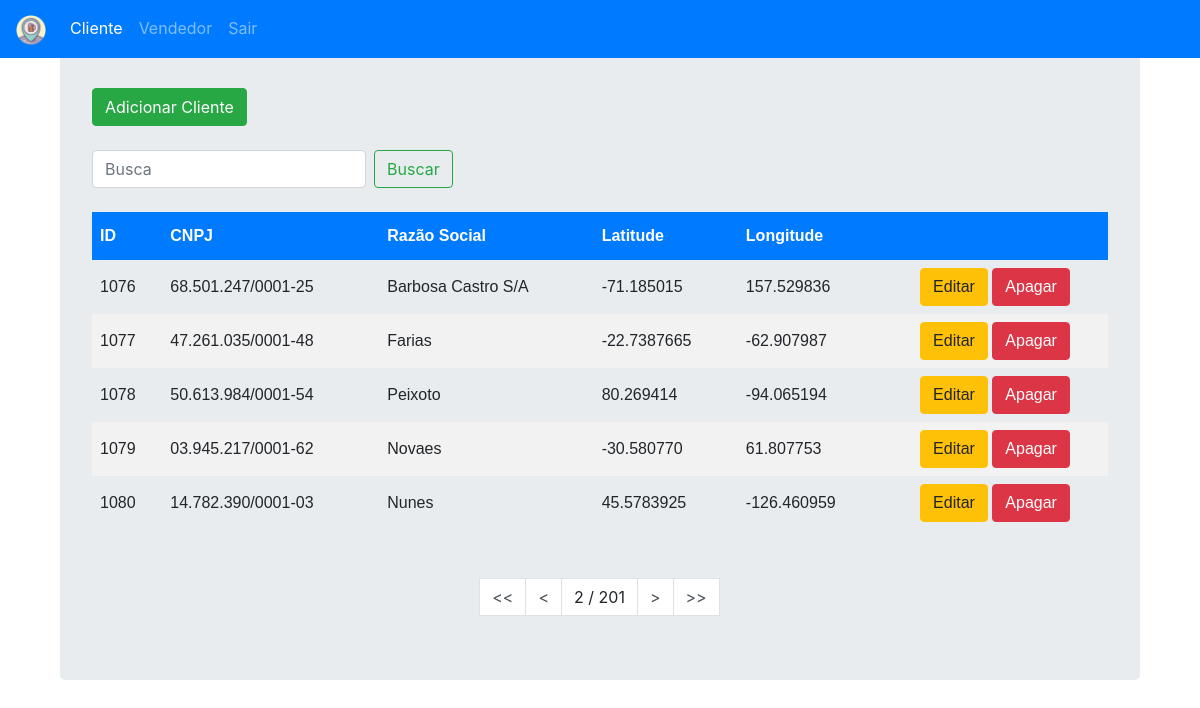
Screenshot of /cadastros/cliente/?page=2 (signed in) with the database file from the repository.
### cadastros/models.py (models this page shows)
class Cliente(models.Model):
    cnpj = models.CharField(max_length=18)
    razao_social = models.CharField(max_length=40)
    latitude = models.CharField(max_length=12)
    longitude = models.CharField(max_length=12)
    class Meta:
        db_table = 'Clientes'

### cadastros/views.py (the view)
# urls.py: path('cliente/', views.listaCliente, name='lista-cliente'),
@login_required
def listaCliente(request):
    lista = Cliente.objects.order_by('id')
    query = request.GET.get("q")
    if query:
        lista = lista.filter(
            Q(id__icontains=query) |
            Q(cnpj__icontains=query) |
            Q(razao_social__icontains=query)
            ).distinct()
    paginator = Paginator(lista, 5) # Mostra 5 contatos por página
    try:
        page = int(request.GET.get('page', '1'))
    except ValueError:
        page = 1
    try:
        lista = paginator.page(page)
    except (EmptyPage, InvalidPage):
        lista = paginator.page(paginator.num_pages)
    return render(request, 'cadastros/lista_cliente.html', {"lista":lista})

### templates/cadastros/lista_cliente.html
{% extends "cadastros/base.html" %}
{% block body_block %}
{% include "cadastros/lista.html" with active_tab='cliente' %}
{% endblock %}

### templates/cadastros/lista.html (shortened to what this page needs)
<body>
    <div class="container">
      <div class="jumbotron">
          {% if active_tab == 'cliente' %}
          <div align="left">
            <a href="{% url 'cadastros:adicionar-cliente' %}">
                <br><button type="button" class="btn btn-success">Adicionar Cliente</button><br><br>
            </a>
          </div>
          {% else %}
          <div align="left">
            <a href="{% url 'cadastros:adicionar-vendedor' %}">
                <br><button type="button" class="btn btn-success">Adicionar Vendedor</button><br><br>
            </a>
          </div>
          {% endif %}
          <div align="right">
              <form class="form-inline my-2 my-lg-0" >
                <input class="form-control mr-sm-2" name="q" type="search" placeholder="Busca" aria-label="Search" value='{{request.GET.q}}'>
                <button class="btn btn-outline-success my-2 my-sm-0" type="submit">Buscar</button>
              </form>
          </div>
          <br>
          <div class="tabela">
          {% if lista %}
              <table>
                <thead>
                  <th>ID</th>
                  {% if active_tab == 'cliente' %}
                  <th>CNPJ</th>
                  {% else %}
                  <th>CPF</th>
                  {% endif %}
                  <th>Razão Social</th>
                  <th>Latitude</th>
                  <th>Longitude</th>
                  <th> </th>
                </thead>
                {% for acc in lista %}
                  <tr>
                    <td>{{ acc.id }} </td>
                    {% if active_tab == 'cliente' %}
                    <td>{{ acc.cnpj }}</td>
                    {% else %}
                    <td>{{ acc.cpf }}</td>
                    {% endif %}
                    <td>{{ acc.razao_social }}</td>
                    <td>{{ acc.latitude }}</td>
                    <td>{{ acc.longitude }}</td>
                    <td>
                        <div align="center">
                            <a href="editar/{{ acc.id }}"><button type="button" class="btn btn-warning">Editar</button></a>
                            <a href="apagar/{{ acc.id }}"><button type="button" class="btn btn-danger">Apagar</button></a>
                        </div>
                    </td>
                  </tr>
                {% endfor %}
            </table>
            <br><br>
            <div class="pagination justify-content-center">
                <a class="step-links">
                    {% if lista.has_previous %}
                        <a class="page-link"  href="?page=1{% if request.GET.q %}&q={{request.GET.q}} {% endif %}" ><< </a>
                        <a class="page-link"  href="?page={{ lista.previous_page_number }}{% if request.GET.q %}&q={{request.GET.q}} {% endif %}" >< </a>
                    {% endif %}
                    {% if lista.paginator.num_pages != 1 %}
                    <a class="page-link active">{{ lista.number}} / {{lista.paginator.num_pages}}</a>
                    {% endif %}
                    {% if lista.has_next %}
                        <a class="page-link"  href="?page={{ lista.next_page_number }}{% if request.GET.q %}&q={{request.GET.q}} {% endif %}">></a>
                        <a class="page-link"  href="?page={{ lista.paginator.num_pages }}{% if request.GET.q %}&q={{request.GET.q}} {% endif %}" >>> </a>
                    {% endif %}
            </div>
          {% else %}
            <p>Não existem registros.</p>
          {% endif %}
        </div>
      </div>
    </div>
</body>

### static/cadastros/css/my_style.css (style rules this page uses)
table { font-family: "Trebuchet MS", Arial, Helvetica, sans-serif; border-collapse: collapse; width: 100%; }
th, td { padding: 8px; }
th { padding-top: 12px; padding-bottom: 12px; text-align: left; padding-top: 12px; padding-bottom: 12px; text-align: left; background-color: #007bff; color: white; }
tr:nth-child(even) { background-color: #f2f2f2; }
a:link { color: #495057; }

### rows the page displays
Cliente: id "1076", cnpj "68.501.247/0001-25", razao_social "Barbosa Castro S/A", latitude "-71.185015", longitude "157.529836"
Cliente: id "1077", cnpj "47.261.035/0001-48", razao_social "Farias", latitude "-22.7387665", longitude "-62.907987"
Cliente: id "1078", cnpj "50.613.984/0001-54", razao_social "Peixoto", latitude "80.269414", longitude "-94.065194"
Cliente: id "1079", cnpj "03.945.217/0001-62", razao_social "Novaes", latitude "-30.580770", longitude "61.807753"
Cliente: id "1080", cnpj "14.782.390/0001-03", razao_social "Nunes", latitude "45.5783925", longitude "-126.460959"

### other values shown
{{ lista.number }} "2"
{{ lista.paginator.num_pages }} "201"
